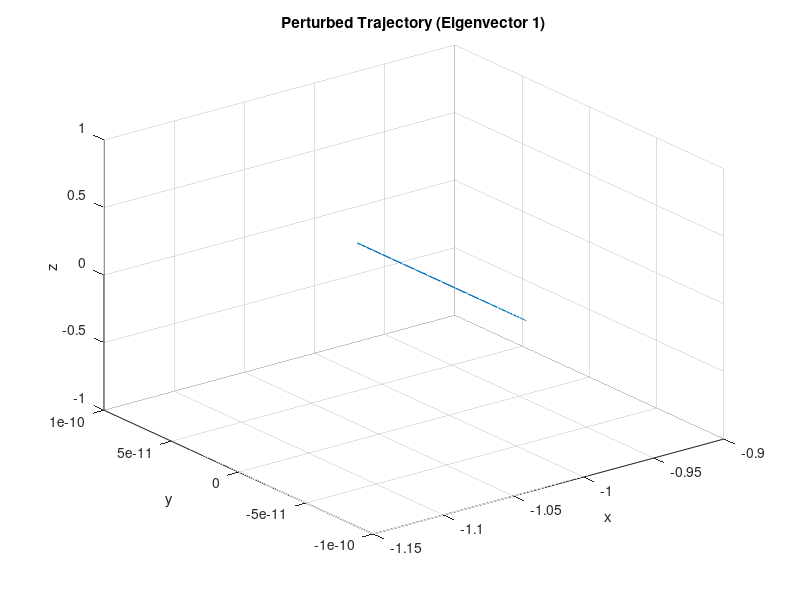
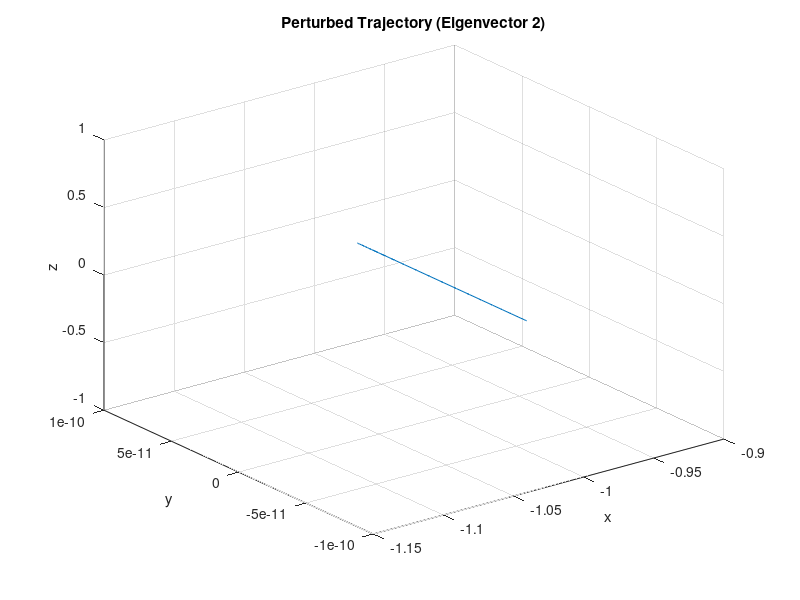
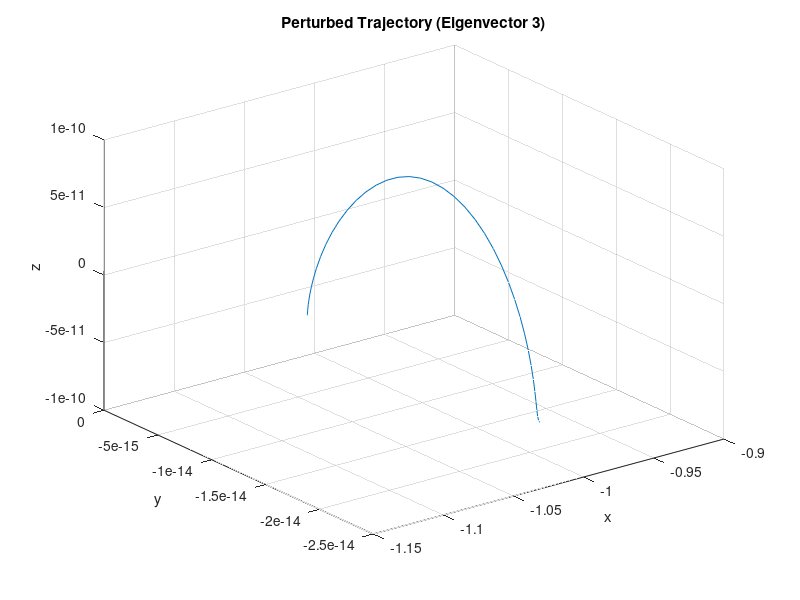
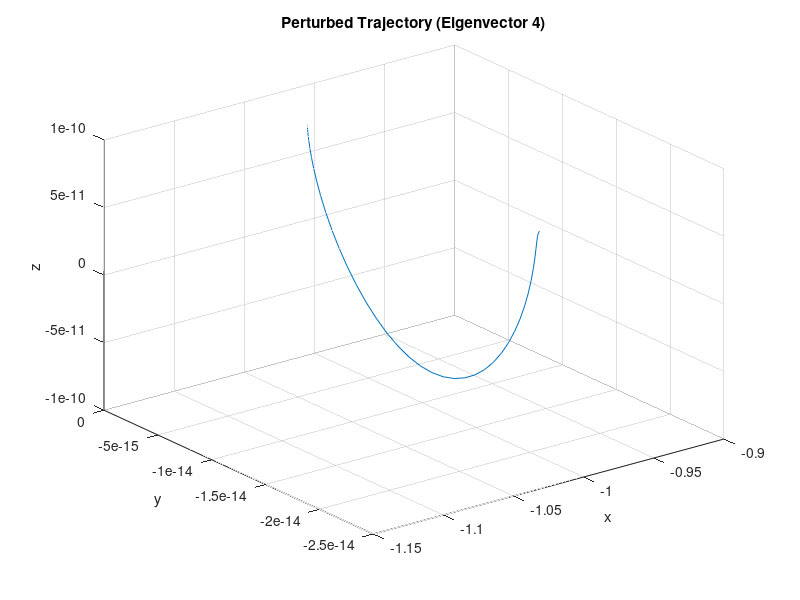

The MATLAB source for these figures, in order:
function test
    % Define constants
    G = 6.67430e-11;  % Gravitational constant, m^3 kg^-1 s^-2
    M1 = 5.972e24;    % Mass of Earth (kg)
    M2 = 7.348e22;    % Mass of Moon (kg)
    R = 3844e5;       % Distance between Earth and Moon (m)
    
    % Standard gravitational parameters
    mu1 = G * M1;
    mu2 = G * M2;
    mu = mu2 / (mu1 + mu2);

    % Dimensionless units: x and time in units of R and sqrt(R^3 / (G * (M1 + M2)))
    % Calculate L1 position using an iterative method
    x_L1 = fzero(@(x) (1 - mu) * (x + mu) ./ abs(x + mu).^3 + mu * (x - 1 + mu) ./ abs(x - 1 + mu).^3 - x,- 1.2); %edit the intital guess to check other libration points as well
    
    % Initial guess for L1
    equilibrium = [x_L1; 0; 0; 0; 0; 0];
    initial_conditions = equilibrium;

    % Linearized system matrix A at L1
    state = equilibrium;
    x = state(1);
    y = state(2);
    z = state(3);
    u = state(4);
    v = state(5);
    w = state(6);

    % Compute distances d and r
    d = sqrt((x + mu)^2 + y^2 + z^2);
    r = sqrt((x - 1 + mu)^2 + y^2 + z^2);

    % Compute the second partial derivatives of the potential function U
    Uxx = 1 - (1 - mu) / d^3 - mu / r^3 ...
          + 3 * (1 - mu) * (x + mu)^2 / d^5 + 3 * mu * (x - 1 + mu)^2 / r^5;

    Uyy = 1 - (1 - mu) / d^3 - mu / r^3 ...
          + 3 * (1 - mu) * y^2 / d^5 + 3 * mu * y^2 / r^5;

    Uzz = -(1 - mu) / d^3 - mu / r^3 ...
          + 3 * (1 - mu) * z^2 / d^5 + 3 * mu * z^2 / r^5;

    Uxy = 3 * (1 - mu) * (x + mu) * y / d^5 + 3 * mu * (x - 1 + mu) * y / r^5;

    Uxz = 3 * (1 - mu) * (x + mu) * z / d^5 + 3 * mu * (x - 1 + mu) * z / r^5;

    Uyz = 3 * (1 - mu) * y * z / d^5 + 3 * mu * y * z / r^5;

    % Construct the system matrix A
    A = [
        0, 0, 0, 1, 0, 0;
        0, 0, 0, 0, 1, 0;
        0, 0, 0, 0, 0, 1;
        Uxx, Uxy, Uxz, 0, 2, 0;
        Uxy, Uyy, Uyz, -2, 0, 0;
        Uxz, Uyz, Uzz, 0, 0, 0;
    ];

    % Compute eigenvalues and eigenvectors
    [V, D] = eig(A);
    eigenvalues = diag(D);

    % Identify the purely imaginary eigenvalues and corresponding eigenvectors
    imag_indices = abs(real(eigenvalues)) < 1e-9 & imag(eigenvalues) ~= 0;
    relevant_eigenvectors = V(:, imag_indices);
    relevant_eigenvalues = eigenvalues(imag_indices);

    % Choose a small perturbation amplitude
    epsilon = 1e-10;

    % Perturb initial conditions in the direction of the relevant eigenvectors
    for i = 1:length(relevant_eigenvalues)
        omega = abs(imag(relevant_eigenvalues(i)));
        T_span = [0, 2 * pi / omega];  % Period of the oscillation

        perturbed_initial_conditions = initial_conditions + epsilon * imag(relevant_eigenvectors(:, i));

        % Integrate the actual CR3BP system
        options = odeset('RelTol', 1e-12, 'AbsTol', 1e-12);
        [~, state] = ode45(@(t, state) cr3bp_ode(t, state, mu), T_span, perturbed_initial_conditions, options);

        % Plot the results
        figure;
        plot3(state(:, 1), state(:, 2), state(:, 3));
        xlabel('x');
        ylabel('y');
        zlabel('z');
        title(['Perturbed Trajectory (Eigenvector ' num2str(i) ')']);
        grid on;
    end
end

function dstate_dt = cr3bp_ode(~, state, mu)
    % Defining the state vector
    x = state(1);
    y = state(2);
    z = state(3);
    u = state(4);
    v = state(5);
    w = state(6);

    % Compute distances d and r
    d = sqrt((x + mu)^2 + y^2 + z^2);
    r = sqrt((x - 1 + mu)^2 + y^2 + z^2);

    % Compute accelerations
    ax = 2*v + x - (1 - mu) / d^3 * (x + mu) - mu / r^3 * (x - 1 + mu);
    ay = -2*u + y - (1 - mu) / d^3 * y - mu / r^3 * y;
    az = -(1 - mu) / d^3 * z - mu / r^3 * z;

    dstate_dt = [u; v; w; ax; ay; az];
end
